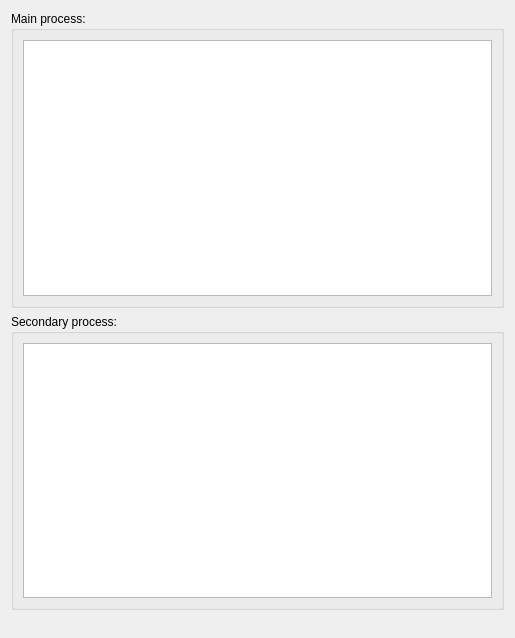
<?xml version="1.0" encoding="UTF-8"?>
<ui version="4.0">
 <class>progressDialogDlg</class>
 <widget class="QDialog" name="progressDialogDlg">
  <property name="windowModality">
   <enum>Qt::NonModal</enum>
  </property>
  <property name="geometry">
   <rect>
    <x>0</x>
    <y>0</y>
    <width>515</width>
    <height>638</height>
   </rect>
  </property>
  <property name="windowTitle">
   <string>Dialog</string>
  </property>
  <layout class="QGridLayout" name="gridLayout_3">
   <item row="0" column="0">
    <layout class="QVBoxLayout" name="verticalLayout" stretch="10,10,0">
     <item>
      <widget class="QGroupBox" name="groupBox_first">
       <property name="title">
        <string>Main process: </string>
       </property>
       <layout class="QGridLayout" name="gridLayout">
        <item row="0" column="0">
         <widget class="QTextEdit" name="textEdit_first"/>
        </item>
       </layout>
      </widget>
     </item>
     <item>
      <widget class="QGroupBox" name="groupBox_second">
       <property name="title">
        <string>Secondary process:</string>
       </property>
       <layout class="QGridLayout" name="gridLayout_2">
        <item row="0" column="0">
         <widget class="QTextEdit" name="textEdit_second"/>
        </item>
       </layout>
      </widget>
     </item>
     <item>
      <spacer name="verticalSpacer">
       <property name="orientation">
        <enum>Qt::Vertical</enum>
       </property>
       <property name="sizeHint" stdset="0">
        <size>
         <width>20</width>
         <height>17</height>
        </size>
       </property>
      </spacer>
     </item>
    </layout>
   </item>
  </layout>
 </widget>
 <resources/>
 <connections/>
</ui>
